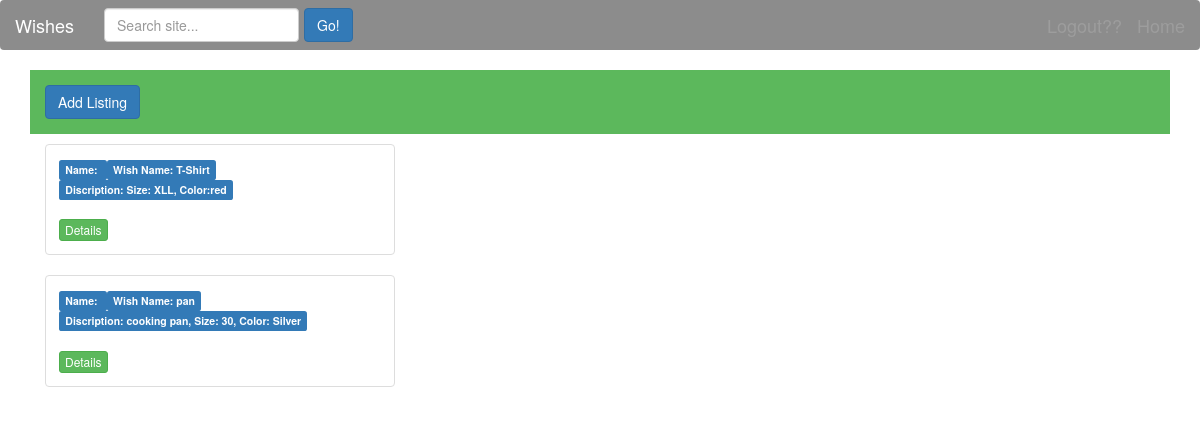
/wishes.php?alert=countersuccess (signed in), run on the app's committed database.
### tables this page shows
CREATE TABLE `wish` (
  `wish_id` int(20) NOT NULL,
  `wishname` varchar(20) NOT NULL,
  `discrption` text NOT NULL,
  `counter` int(5) NOT NULL,
  `status` varchar(30) NOT NULL,
  `publishdate` datetime(6) DEFAULT CURRENT_TIMESTAMP(6) ON UPDATE CURRENT_TIMESTAMP(6),
  `cancel_date` datetime(6) DEFAULT CURRENT_TIMESTAMP(6) ON UPDATE CURRENT_TIMESTAMP(6),
  `user_id` int(20) NOT NULL
);

### wishes.php (the view, shortened to what this page needs)
<?php
include ('include/connection.php');
	$mywishes = array();
	  $userId = $_SESSION['logInId'];
	$query = "SELECT * FROM wish WHERE user_id= '$userId'";
	$result = mysqli_query($conn, $query);
	if (mysqli_num_rows($result) > 0){
		while($row = mysqli_fetch_assoc($result)) {
			$mywishes[]=$row;
		}
	}else{
		$alertMessage = "<div class='alert alert-warning'>Nothing to see here.<a href='wishes.php'>Head back</a></div>";
	}
?>
<!DOCTYPE html>
<html>
<head>
    <link rel="stylesheet" href="bootstrap/css/bootstrap.min.css">
    <link rel="stylesheet" href="style.css">
</head>
<body ng-app="ngStore" ng-controller="storeController">
    <nav class="navbar navbar-inverse">
        <div class="container-fluid">
            <div class="navbar-header">
                <a class="navbar-brand" href="#">Wishes</a>
            </div>
            <div>
                <form class="navbar-form navbar-left" role="search">
                    <div class="form-group">
                        <input type="text" name="searchText" class="form-control" placeholder="Search site...">
                    </div>
                    <button type="submit" name="search" class="btn btn-primary">Go!</button>
                </form>
                <a class="navbar-brand navbar-right"  href="GrouBuy.php">Home</a>
                <a class="navbar-brand navbar-right" href="logout.php">Logout??</a>
                <a class="navbar-brand navbar-right" href="#"><?php
					?></a>
            </div>
        </div>
    </nav>
	<form method="post" >
    <div class="container">
        <div class="col-sm-12 price-form">
		<a href="addwish.php" class="btn btn-primary" ng-click="addListing = !addListing" ng-show="!addListing" id="add">Add Listing</a>
        </div>
    </div>
	</form>
    <?php
		foreach ($mywishes as $val) {
	?>
    <div class="container">
        <div class="col-sm-4">
            <div class="thumbnail">
                <div class="caption">
                    <div ng-hide="showDetails === true">
                        <p class="label label-primary label-sm">Name: <?php echo $_SESSION['loggedInUser'] ?></p>
                        <p class="label label-primary label-sm">Wish Name: <?php echo $val['wishname']; ?></p>
                        <p class="label label-primary label-sm">Discription: <?php echo $val['discrption']; ?></p>
                    </div>
					<br>
                    <button class="btn btn-xs btn-success" ng-hide="showDetails === true"
                        ng-click="showDetails = !showDetails">
                        Details
                    </button>
                </div>
            </div>
        </div>
    </div>
    <?php
		}
	?>
</body>
</html>

### style.css (style rules this page uses)
html, body, .cover { height: 100%; }
nav.navbar-inverse { background: rgba(14, 13, 13, 0.473); border: none; font-size: large; }
.price-form { margin-bottom: 10px; padding: 15px; background-color: #5cb85c; }

### data on the page
wish: wishname "T-Shirt", discrption "Size: XLL, Color:red"
wish: wishname "pan", discrption "cooking pan, Size: 30, Color: Silver"
